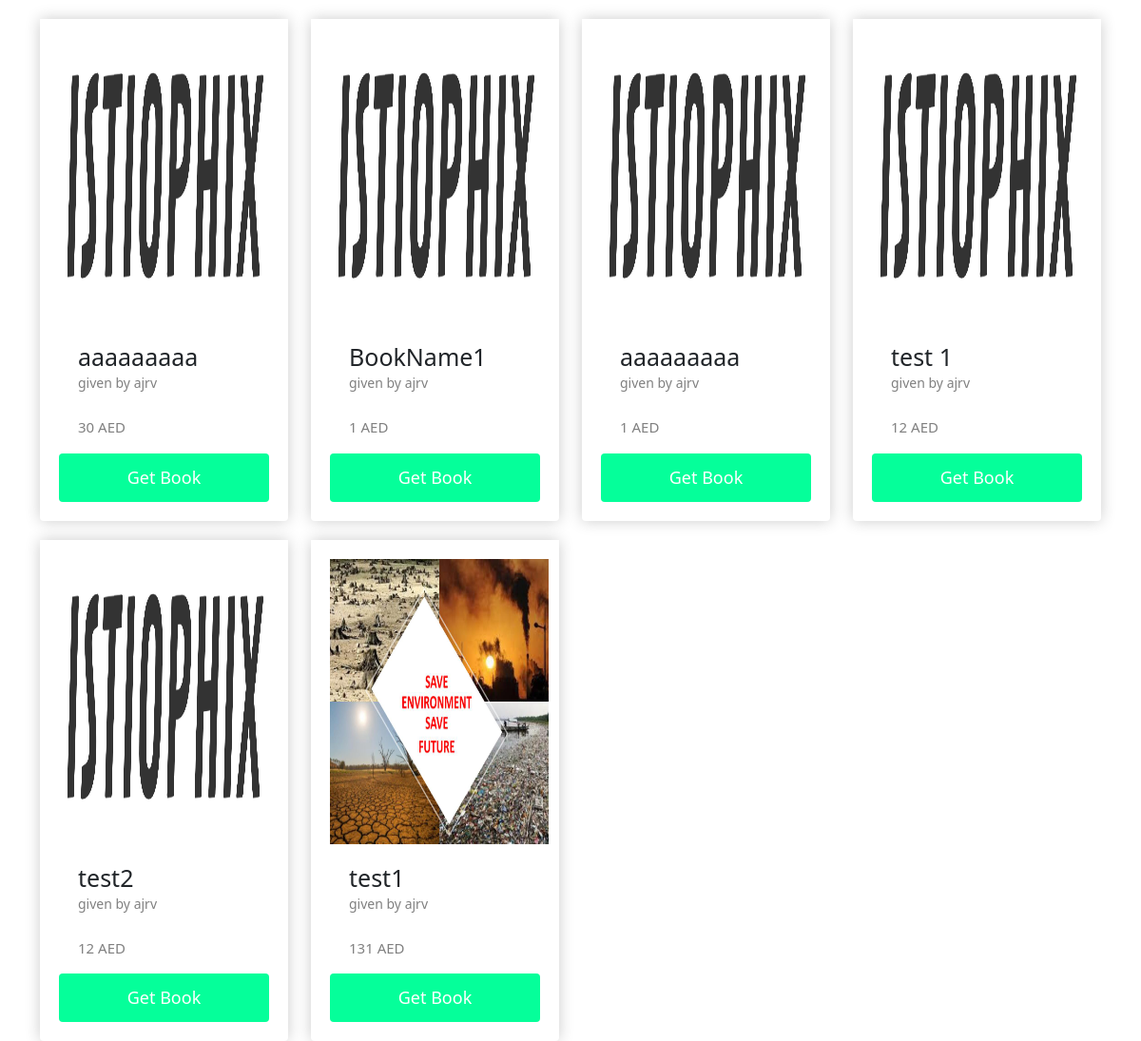
The page /fiction on the database its author committed.
### store/models.py (models this page shows, shortened)
class Product(models.Model):
    owner = models.ForeignKey(Profile, on_delete=models.CASCADE, default=1)
    bookname = models.CharField(max_length=100, null=True)
    category = models.CharField(max_length=100, null=True)
    price = models.IntegerField()
    image = models.ImageField(blank=True, null=True, upload_to='static/images')
    uploadid = models.CharField(max_length=100, null=True)
    @property
    def imageURL(self):
        try:
            url = self.image.url
        except:
            url = ""
        return url

class Profile(models.Model):
    user = models.OneToOneField(User, on_delete=models.CASCADE, null=True)
    email = models.CharField(max_length=100, null=True)
    phone_number = models.CharField(max_length=100, null=True)
    def __str__(self):
        return str(self.user)

### store/views.py (the view)
# urls.py: path('fiction', views.fiction, name="fiction"),
@csrf_exempt
def fiction(request):
    products = Product.objects.filter(category='fiction')
    context = {'products': products}
    return render(request, 'store/fiction.html', context)

### store/templates/store/fiction.html
{% extends 'store/store.html' %}

### store/templates/store/store.html (shortened to what this page needs)
{% load static %}
<!DOCTYPE html>
{% load static %}
<html lang="en">
<head>
    <link href="https://cdn.jsdelivr.net/npm/bootstrap@5.1.0/dist/css/bootstrap.min.css" rel="stylesheet">
    <link rel="stylesheet" type="text/css" href="{% static 'css/main.css'%}">
</head>
{% if products %}
<body>
<div class="container">
    <div class="row">
    {% for product in products %}
          <div class="col-lg-3">
                <div class="card box-element">
                        <img src="/static/{{ product.imageURL}}" alt="" class="index_image">
                        <h1 class='bookname'>{{product.bookname}}</h1>
                    <span><small style="margin-left: 20px; color: grey; font-size: 14px">given by {{ product.owner}}</small></span>
                    <br>
                        <p class="price" style="font-size: 15px; margin-left: 20px">{{ product.price }} AED</p>
                    <a href="{% url 'productdetails' product.uploadid %}">
                        <button data-product="{{ product.uploadid }}"  data-action="go" class="btn btn-outline-secondary add-btn gotoproduct" style="background-color:#05FF9A">Get Book</button>
                    </a>
                </div>
          </div>
    {% endfor %}
    </div>
</div>
</body>
{% endif %}

### static_env/css/main.css (style rules this page uses)
button, button:focus { outline: none !important; box-shadow: none !important; }
body { background: white; }
.box-element { margin-top: 20px; box-shadow:hsl(0, 0%, 80%) 0 0 16px; background-color: #ffffff; border-radius: 4px; padding: 20px }
.card { border-radius: 0 0 4px 4px; }
.price { color: grey; font-size: 22px; }
.card button { border: none; padding: 12px; color: white; background-color: #000; text-align: center; cursor: pointer; width: 100%; font-size: 18px; }
.index_image { height: 300px; width: 230px; display: block; margin-left: auto; margin-right: auto; }
.bookname { margin: 20px; margin-bottom: 0px; font-size: 25px; }
body { background-color: #ecedee }
.card { border: none; overflow: hidden }

### store/templates/store/store.html (style rules this page uses)
body { background-color: white; }

### rows shown on the page
Product: imageURL (picture), bookname "aaaaaaaaa", owner "ajrv", price "30"
Product: imageURL (picture), bookname "BookName1", owner "ajrv", price "1"
Product: imageURL (picture), bookname "aaaaaaaaa", owner "ajrv", price "1"
Product: imageURL (picture), bookname "test 1", owner "ajrv", price "12"
Product: imageURL (picture), bookname "test2", owner "ajrv", price "12"
Product: imageURL (picture), bookname "test1", owner "ajrv", price "131"
